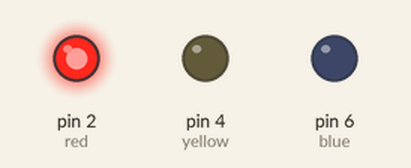
Bench run of a sketch on a simulated Arduino Uno, built with avr-gcc and run on an emulated ATmega328P. On the bench: output pins drawn as LEDs (lit = HIGH).

Above: at 0.2 s.
At 1.22 s:
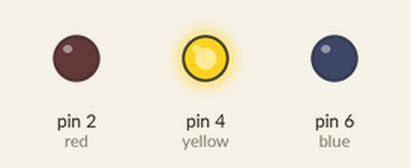
At 3.4 s:
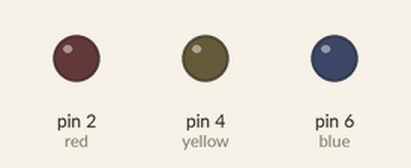
At 5.18 s:
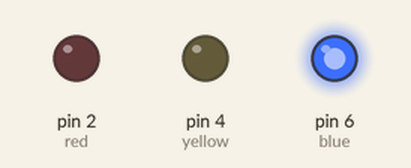
Timing chart, 0 to 6.2 s (numbered marks = the images above):
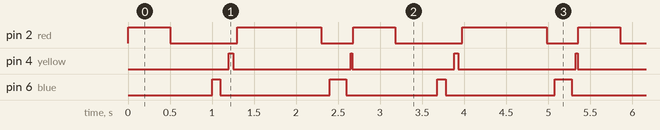

The sketch:

HW1_C1.ino
```cpp
int red = 2;
int blue = 6;
int yellow = 4;

void setup() {
  pinMode(red, OUTPUT);
  pinMode(blue, OUTPUT);
  pinMode(yellow, OUTPUT);
}

void loop() {
  digitalWrite(red, HIGH);
  delay(500);
  digitalWrite(red, LOW);
  delay(500);

  digitalWrite(blue, HIGH);
  delay(100);
  digitalWrite(blue, LOW);
  delay(100);

  digitalWrite(yellow, HIGH);
  delay(50);
  digitalWrite(yellow, LOW);
  delay(50);

  digitalWrite(red, HIGH);
  delay(1000);
  digitalWrite(red, LOW);
  delay(100);

  digitalWrite(blue, HIGH);
  delay(200);
  digitalWrite(blue, LOW);
  delay(50);

  digitalWrite(yellow, HIGH);
  delay(20);
  digitalWrite(yellow, LOW);
  delay(10);
}
```

Measured:
- by itself, pin 2 (red): repeats every 2.7 s: LOW 0.80 s, HIGH 1.0 s, LOW 0.38 s, HIGH 0.50 s
- by itself, pin 4 (yellow): alternates HIGH for 0.05 s and LOW for 1.3 s
- by itself, pin 6 (blue): repeats every 2.7 s: LOW 1.3 s, HIGH 0.20 s, LOW 1.1 s, HIGH 0.10 s
